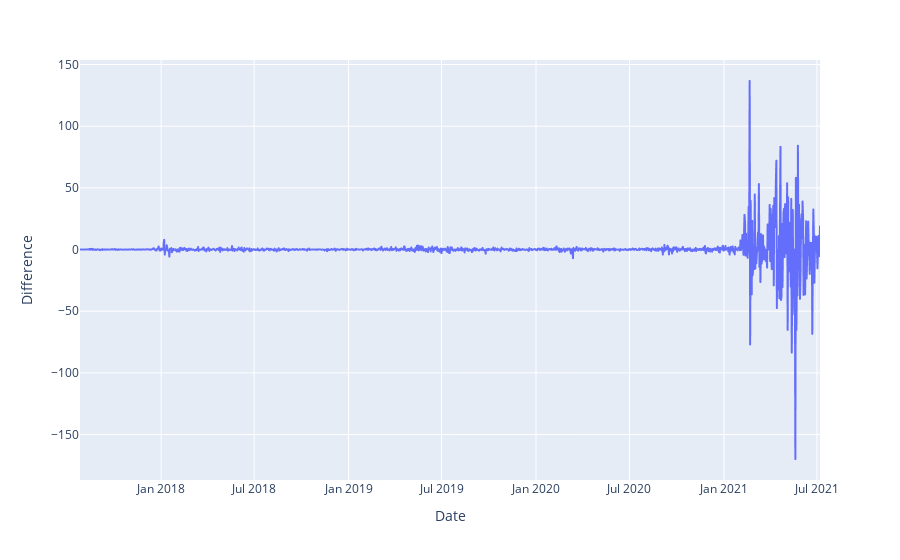

Write notebook code for a chart like this one.
### Code cell
fig = px.line(data, x='Date', y="Difference")
fig.show();

### Figure 1 — Plotly figure (JSON) as saved in the notebook; plotly's stock layout.template omitted (floating-point values rounded to 4 significant figures; data arrays with more than 128 entries replaced by an {"elided": "..."} marker saying what was removed)
{"data": [{"hovertemplate": "Date=%{x}<br>Difference=%{y}<extra></extra>", "legendgroup": "", "line": {"color": "#636efa", "dash": "solid"}, "marker": {"symbol": "circle"}, "mode": "lines", "name": "", "showlegend": false, "x": {"elided": "1442 str values"}, "xaxis": "x", "y": {"elided": "1442 float values"}, "yaxis": "y", "type": "scattergl"}], "layout": {"xaxis": {"anchor": "y", "domain": [0, 1], "title": {"text": "Date"}}, "yaxis": {"anchor": "x", "domain": [0, 1], "title": {"text": "Difference"}}, "legend": {"tracegroupgap": 0}, "margin": {"t": 60}}}
